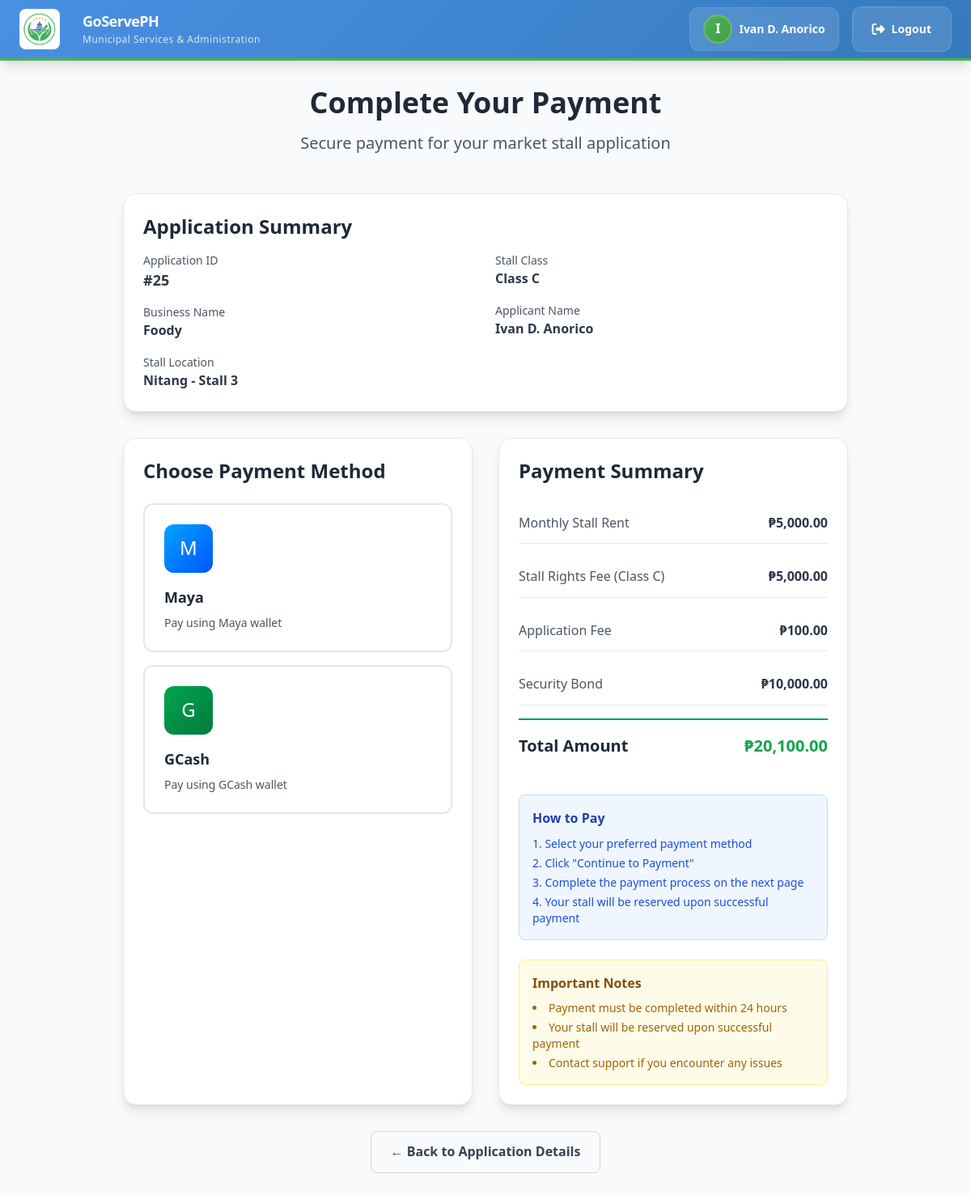
Screenshot of /citizen_portal/digital_card/market_payment_details.php?application_id=25 (signed in) with the database file from the repository.
### tables this page shows
CREATE TABLE `applications` (
  `id` int(11) NOT NULL,
  `user_id` int(11) NOT NULL,
  `stall_id` int(11) NOT NULL,
  `application_type` enum('new','renewal','transfer') NOT NULL DEFAULT 'new',
  `first_name` varchar(100) NOT NULL,
  `middle_name` varchar(100) DEFAULT NULL,
  `last_name` varchar(100) NOT NULL,
  `gender` enum('Male','Female','Other') NOT NULL,
  `date_of_birth` date NOT NULL,
  `civil_status` enum('Single','Married','Divorced','Widowed') NOT NULL,
  `house_number` varchar(50) DEFAULT NULL,
  `street` varchar(255) DEFAULT NULL,
  `barangay` varchar(255) DEFAULT NULL,
  `city` varchar(255) DEFAULT NULL,
  `zip_code` varchar(10) DEFAULT NULL,
  `contact_number` varchar(20) NOT NULL,
  `email` varchar(255) NOT NULL,
  `market_name` varchar(255) NOT NULL,
  `market_section` varchar(255) NOT NULL,
  `stall_number` varchar(100) NOT NULL,
  `business_name` varchar(255) NOT NULL,
  `certification_agree` tinyint(1) NOT NULL DEFAULT 0,
  `status` enum('pending','approved','rejected','cancelled','payment_phase','paid','documents_submitted','expired') NOT NULL DEFAULT 'pending',
  `application_date` datetime NOT NULL DEFAULT current_timestamp(),
  `updated_at` datetime DEFAULT current_timestamp() ON UPDATE current_timestamp()
);

CREATE TABLE `maps` (
  `id` int(11) NOT NULL,
  `name` varchar(255) NOT NULL,
  `file_path` varchar(255) NOT NULL,
  `created_at` datetime DEFAULT current_timestamp(),
  `updated_at` datetime DEFAULT current_timestamp() ON UPDATE current_timestamp()
);

CREATE TABLE `stall_rights` (
  `class_id` int(11) NOT NULL,
  `class_name` varchar(10) NOT NULL,
  `price` decimal(10,2) NOT NULL,
  `description` varchar(255) DEFAULT NULL,
  `created_at` timestamp NOT NULL DEFAULT current_timestamp()
);

CREATE TABLE `stalls` (
  `id` int(11) NOT NULL,
  `map_id` int(11) NOT NULL,
  `name` varchar(255) NOT NULL,
  `pos_x` int(11) NOT NULL,
  `pos_y` int(11) NOT NULL,
  `height` decimal(10,2) NOT NULL DEFAULT 0.00,
  `length` decimal(10,2) NOT NULL DEFAULT 0.00,
  `width` decimal(10,2) NOT NULL DEFAULT 0.00,
  `price` decimal(10,2) NOT NULL DEFAULT 0.00,
  `status` enum('available','occupied','reserved','maintenance') NOT NULL DEFAULT 'available',
  `class_id` int(11) NOT NULL,
  `section_id` int(11) DEFAULT NULL,
  `created_at` datetime DEFAULT current_timestamp(),
  `updated_at` datetime DEFAULT current_timestamp() ON UPDATE current_timestamp()
);

### citizen_portal/digital_card/market_payment_details.php (the view, shortened to what this page needs)
<?php
$user_id = $_SESSION['user_id'];
$application_id = isset($_GET['application_id']) ? intval($_GET['application_id']) : null;
require_once '../../db/Market/market_db.php';
$application = null;
$stall_rights_fee = 0;
try {
    $stmt = $pdo->prepare("
        SELECT
            a.*,
            s.name as stall_name,
            s.price as stall_price,
            m.name as market_name,
            sr.class_name,
            sr.price as stall_rights_price
        FROM applications a
        LEFT JOIN stalls s ON a.stall_id = s.id
        LEFT JOIN maps m ON s.map_id = m.id
        LEFT JOIN stall_rights sr ON s.class_id = sr.class_id
        WHERE a.id = ? AND a.user_id = ?
    ");
    $stmt->execute([$application_id, $user_id]);
    $application = $stmt->fetch(PDO::FETCH_ASSOC);
    $stall_rights_fee = $application['stall_rights_price'] ?? 0;
} catch (PDOException $e) {
    error_log("Database error: " . $e->getMessage());
    $_SESSION['error'] = "Database error occurred.";
    header('Location: market-dashboard.php');
    exit;
}
$application_fee = 100.00;
$security_bond = 10000.00;
$total_amount = ($application['stall_price'] ?? 0) + $stall_rights_fee + $application_fee + $security_bond;
?>
<!DOCTYPE html>
<html lang="en">
<head>
    <script src="https://cdn.tailwindcss.com"></script>
    <link rel="stylesheet" href="../navbar.css">
</head>
<body class="bg-gray-50">
    <?php include '../../citizen_portal/navbar.php'; ?>
    <div class="container mx-auto px-6 py-8">
        <div class="text-center mb-12">
            <h1 class="text-4xl font-bold text-gray-800 mb-4">Complete Your Payment</h1>
            <p class="text-xl text-gray-600">Secure payment for your market stall application</p>
        </div>
        <div class="max-w-4xl mx-auto">
            <div class="bg-white rounded-2xl shadow-lg border border-gray-200 p-6 mb-8">
                <h2 class="text-2xl font-bold text-gray-800 mb-4">Application Summary</h2>
                <div class="grid grid-cols-1 md:grid-cols-2 gap-6">
                    <div>
                        <p class="text-sm text-gray-600">Application ID</p>
                        <p class="font-semibold text-lg">#<?= $application['id'] ?></p>
                        <p class="text-sm text-gray-600 mt-4">Business Name</p>
                        <p class="font-semibold"><?= htmlspecialchars($application['business_name']) ?></p>
                        <p class="text-sm text-gray-600 mt-4">Stall Location</p>
                        <p class="font-semibold"><?= htmlspecialchars($application['market_name']) ?> - <?= htmlspecialchars($application['stall_number']) ?></p>
                    </div>
                    <div>
                        <p class="text-sm text-gray-600">Stall Class</p>
                        <p class="font-semibold">Class <?= $application['class_name'] ?></p>
                        <p class="text-sm text-gray-600 mt-4">Applicant Name</p>
                        <p class="font-semibold"><?= htmlspecialchars($full_name) ?></p>
                    </div>
                </div>
            </div>
            <div class="grid grid-cols-1 lg:grid-cols-2 gap-8">
                <div class="bg-white rounded-2xl shadow-lg border border-gray-200 p-6">
                    <h2 class="text-2xl font-bold text-gray-800 mb-6">Choose Payment Method</h2>
                    <form id="paymentForm" method="POST">
                        <div class="payment-method mb-4" onclick="selectPaymentMethod('maya')">
                            <div class="payment-icon maya-icon">
                                M
                            </div>
                            <h3 class="font-semibold text-lg text-gray-800 mb-2">Maya</h3>
                            <p class="text-gray-600 text-sm">Pay using Maya wallet</p>
                        </div>
                        <div class="payment-method" onclick="selectPaymentMethod('gcash')">
                            <div class="payment-icon gcash-icon">
                                G
                            </div>
                            <h3 class="font-semibold text-lg text-gray-800 mb-2">GCash</h3>
                            <p class="text-gray-600 text-sm">Pay using GCash wallet</p>
                        </div>
                    </form>
                </div>
                <div class="bg-white rounded-2xl shadow-lg border border-gray-200 p-6">
                    <h2 class="text-2xl font-bold text-gray-800 mb-6">Payment Summary</h2>
                    <div class="space-y-4">
                        <div class="fee-item">
                            <span class="text-gray-600">Monthly Stall Rent</span>
                            <span class="font-semibold">₱<?= number_format($application['stall_price'], 2) ?></span>
                        </div>
                        <div class="fee-item">
                            <span class="text-gray-600">Stall Rights Fee (Class <?= $application['class_name'] ?>)</span>
                            <span class="font-semibold">₱<?= number_format($stall_rights_fee, 2) ?></span>
                        </div>
                        <div class="fee-item">
                            <span class="text-gray-600">Application Fee</span>
                            <span class="font-semibold">₱<?= number_format($application_fee, 2) ?></span>
                        </div>
                        <div class="fee-item">
                            <span class="text-gray-600">Security Bond</span>
                            <span class="font-semibold">₱<?= number_format($security_bond, 2) ?></span>
                        </div>
                        <div class="fee-item fee-total">
                            <span class="text-gray-800">Total Amount</span>
                            <span class="text-green-600">₱<?= number_format($total_amount, 2) ?></span>
                        </div>
                    </div>
                    <div class="mt-8 p-4 bg-blue-50 border border-blue-200 rounded-lg">
                        <h3 class="font-semibold text-blue-800 mb-2">How to Pay</h3>
                        <ol class="text-sm text-blue-700 list-decimal list-inside space-y-1">
                            <li>Select your preferred payment method</li>
                            <li>Click "Continue to Payment"</li>
                            <li>Complete the payment process on the next page</li>
                            <li>Your stall will be reserved upon successful payment</li>
                        </ol>
                    </div>
                    <div class="mt-6 p-4 bg-yellow-50 border border-yellow-200 rounded-lg">
                        <h3 class="font-semibold text-yellow-800 mb-2">Important Notes</h3>
                        <ul class="text-sm text-yellow-700 list-disc list-inside space-y-1">
                            <li>Payment must be completed within 24 hours</li>
                            <li>Your stall will be reserved upon successful payment</li>
                            <li>Contact support if you encounter any issues</li>
                        </ul>
                    </div>
                </div>
            </div>
            <div class="text-center mt-8">
                <a href="../market_card/view_documents/view_documents.php?application_id=<?= $application_id ?>"
                   class="inline-flex items-center px-6 py-3 border border-gray-300 text-gray-700 rounded-lg hover:bg-gray-50 transition-colors duration-200 font-semibold">
                    ← Back to Application Details
                </a>
            </div>
        </div>
    </div>
</body>
</html>

### citizen_portal/navbar.css (style rules this page uses)
:root { --primary-color: #4a90e2; --primary-dark: #357abd; --primary-light: #6ba8e9; --secondary-color: #9aa5b1; --accent-color: #4caf50; --accent-dark: #45a049; --accent-light: #66bb6a; --background-color: #fbfbfb; --white: #ffffff; --gray-light: #f8f9fa; --gray-medium: #e9ecef; --gray-dark: #6c757d; --text-primary: #2d3748; --text-secondary: #4a5568; --text-light: #718096; --font-family: 'Segoe UI', Tahoma, Geneva, Verdana, sans-serif; --font-size-xs: 0.75rem; --font-size-sm: 0.875rem; --font-size-base: 1rem; --font-size-lg: 1.125rem; --font-size-xl: 1.25rem; --font-size-2xl: 1.5rem; --spacing-xs: 0.25rem; --spacing-sm: 0.5rem; --spacing-md: 1rem; --spacing-lg: 1.5rem; --spacing-xl: 2rem; --spacing-2xl: 3rem; --border-radius-sm: 0.375rem; --border-radius-md: 0.5rem; --border-radius-lg: 0.75rem; --border-radius-xl: 1rem; --shadow-sm: 0 1px 2px 0 rgba(0, 0, 0, 0.05); --shadow-md: 0 4px 6px -1px rgba(0, 0, 0, 0.1), 0 2px 4px -1px rgba(0, 0, 0, 0.06); --shadow-lg: 0 10px 15px -3px rgba(0, 0, 0, 0.1), 0 4px 6px -2px rgba(0, 0, 0, 0.05); --transition-fast: 0.15s ease-in-out; --transition-normal: 0.3s ease-in-out; --transition-slow: 0.5s ease-in-out; --z-dropdown: 1000; --z-sticky: 1020; --z-fixed: 1030; --z-modal: 1040; --z-popover: 1050; --z-tooltip: 1060; }
* { margin: 0; padding: 0; box-sizing: border-box; }
body { font-family: var(--font-family); line-height: 1.6; color: var(--text-primary); background-color: var(--background-color); }

### citizen_portal/digital_card/market_payment_details.php (style rules this page uses)
.payment-method { border: 2px solid #e5e7eb; border-radius: 0.75rem; padding: 1.5rem; cursor: pointer; transition: all 0.3s ease; background: white; }
.payment-icon { width: 60px; height: 60px; border-radius: 12px; display: flex; align-items: center; justify-content: center; font-size: 1.5rem; margin-bottom: 1rem; }
.maya-icon { background: linear-gradient(135deg, #00a3ff, #0055ff); color: white; }
.gcash-icon { background: linear-gradient(135deg, #00a64f, #007a3d); color: white; }
.fee-item { display: flex; justify-content: space-between; padding: 0.75rem 0; border-bottom: 1px solid #e5e7eb; }
.fee-item:last-child { border-bottom: none; }
.fee-total { border-top: 2px solid #059669; padding-top: 1rem; margin-top: 0.5rem; font-weight: 700; font-size: 1.25rem; }

### rows the page displays
applications: id "25", business_name "Foody", maps.name "Nitang", stall_number "Stall 3", stall_rights.class_name "C", stall.price "5,000.00", stall_rights.price "5,000.00", stall.price "20,100.00"

### other values shown
substr(htmlspecialchars($full_name), 0, 1) "I"
$full_name "Ivan D. Anorico"
$application_fee "100.00"
$security_bond "10,000.00"
